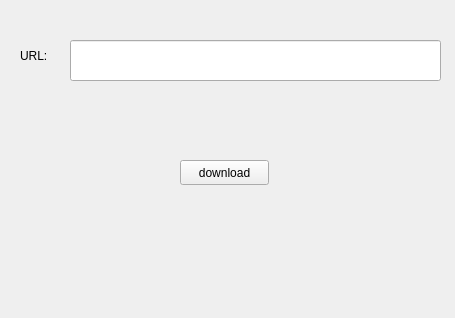
<?xml version="1.0" encoding="UTF-8"?>
<ui version="4.0">
 <class>get_url_pix</class>
 <widget class="QWidget" name="get_url_pix">
  <property name="geometry">
   <rect>
    <x>0</x>
    <y>0</y>
    <width>455</width>
    <height>318</height>
   </rect>
  </property>
  <property name="windowTitle">
   <string>get_url_pix</string>
  </property>
  <widget class="QPushButton" name="url_down">
   <property name="geometry">
    <rect>
     <x>180</x>
     <y>160</y>
     <width>89</width>
     <height>25</height>
    </rect>
   </property>
   <property name="text">
    <string>download</string>
   </property>
  </widget>
  <widget class="QLineEdit" name="url_text">
   <property name="geometry">
    <rect>
     <x>70</x>
     <y>40</y>
     <width>371</width>
     <height>41</height>
    </rect>
   </property>
  </widget>
  <widget class="QLabel" name="label">
   <property name="geometry">
    <rect>
     <x>20</x>
     <y>40</y>
     <width>81</width>
     <height>31</height>
    </rect>
   </property>
   <property name="styleSheet">
    <string notr="true">
font: 16pt &quot;Ubuntu&quot;;</string>
   </property>
   <property name="text">
    <string>URL:</string>
   </property>
  </widget>
 </widget>
 <layoutdefault spacing="6" margin="11"/>
 <resources/>
 <connections/>
</ui>
